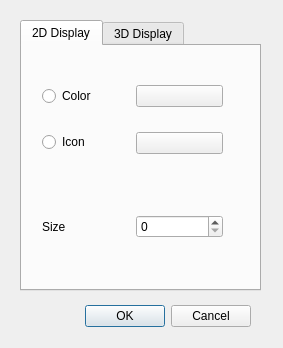
<?xml version="1.0" encoding="UTF-8"?>
<ui version="4.0">
 <class>AgentConfigurator</class>
 <widget class="QDialog" name="AgentConfigurator">
  <property name="geometry">
   <rect>
    <x>0</x>
    <y>0</y>
    <width>283</width>
    <height>348</height>
   </rect>
  </property>
  <property name="windowTitle">
   <string>Dialog</string>
  </property>
  <widget class="QDialogButtonBox" name="buttonBox">
   <property name="geometry">
    <rect>
     <x>30</x>
     <y>300</y>
     <width>221</width>
     <height>32</height>
    </rect>
   </property>
   <property name="orientation">
    <enum>Qt::Horizontal</enum>
   </property>
   <property name="standardButtons">
    <set>QDialogButtonBox::Cancel|QDialogButtonBox::Ok</set>
   </property>
  </widget>
  <widget class="QTabWidget" name="tabWidget">
   <property name="geometry">
    <rect>
     <x>20</x>
     <y>20</y>
     <width>241</width>
     <height>271</height>
    </rect>
   </property>
   <property name="currentIndex">
    <number>0</number>
   </property>
   <widget class="QWidget" name="Display2D">
    <attribute name="title">
     <string>2D Display</string>
    </attribute>
    <widget class="QWidget" name="horizontalLayoutWidget">
     <property name="geometry">
      <rect>
       <x>20</x>
       <y>20</y>
       <width>181</width>
       <height>107</height>
      </rect>
     </property>
     <layout class="QHBoxLayout" name="horizontalLayout">
      <item>
       <layout class="QVBoxLayout" name="verticalLayout">
        <item>
         <widget class="QRadioButton" name="colorButton">
          <property name="text">
           <string>Color</string>
          </property>
         </widget>
        </item>
        <item>
         <widget class="QRadioButton" name="iconButton">
          <property name="text">
           <string>Icon</string>
          </property>
         </widget>
        </item>
       </layout>
      </item>
      <item>
       <layout class="QVBoxLayout" name="verticalLayout_2">
        <item>
         <widget class="QPushButton" name="colorChooserButton">
          <property name="text">
           <string/>
          </property>
         </widget>
        </item>
        <item>
         <widget class="QPushButton" name="iconChooserButton">
          <property name="text">
           <string/>
          </property>
         </widget>
        </item>
       </layout>
      </item>
     </layout>
    </widget>
    <widget class="QWidget" name="horizontalLayoutWidget_2">
     <property name="geometry">
      <rect>
       <x>20</x>
       <y>150</y>
       <width>181</width>
       <height>61</height>
      </rect>
     </property>
     <layout class="QHBoxLayout" name="horizontalLayout_2">
      <item>
       <widget class="QLabel" name="label_2">
        <property name="text">
         <string>Size</string>
        </property>
       </widget>
      </item>
      <item>
       <widget class="QSpinBox" name="size2D">
        <property name="maximum">
         <number>1000</number>
        </property>
       </widget>
      </item>
     </layout>
    </widget>
   </widget>
   <widget class="QWidget" name="Display3D">
    <attribute name="title">
     <string>3D Display</string>
    </attribute>
    <widget class="QWidget" name="horizontalLayoutWidget_6">
     <property name="geometry">
      <rect>
       <x>10</x>
       <y>40</y>
       <width>201</width>
       <height>63</height>
      </rect>
     </property>
     <layout class="QHBoxLayout" name="horizontalLayout_6">
      <item>
       <widget class="QLabel" name="label">
        <property name="text">
         <string>Model</string>
        </property>
       </widget>
      </item>
      <item>
       <widget class="QLineEdit" name="model3DFilename"/>
      </item>
      <item>
       <widget class="QPushButton" name="model3DButton">
        <property name="text">
         <string>...</string>
        </property>
       </widget>
      </item>
     </layout>
    </widget>
    <widget class="QWidget" name="verticalLayoutWidget_3">
     <property name="geometry">
      <rect>
       <x>100</x>
       <y>130</y>
       <width>101</width>
       <height>101</height>
      </rect>
     </property>
     <layout class="QVBoxLayout" name="verticalLayout_3">
      <item>
       <layout class="QHBoxLayout" name="horizontalLayout_3">
        <item>
         <widget class="QLabel" name="label_3">
          <property name="text">
           <string>X</string>
          </property>
         </widget>
        </item>
        <item>
         <widget class="QDoubleSpinBox" name="xSize">
          <property name="minimum">
           <double>0.010000000000000</double>
          </property>
          <property name="value">
           <double>1.000000000000000</double>
          </property>
         </widget>
        </item>
       </layout>
      </item>
      <item>
       <layout class="QHBoxLayout" name="horizontalLayout_5">
        <item>
         <widget class="QLabel" name="label_5">
          <property name="text">
           <string>Y</string>
          </property>
         </widget>
        </item>
        <item>
         <widget class="QDoubleSpinBox" name="ySize">
          <property name="minimum">
           <double>0.010000000000000</double>
          </property>
          <property name="value">
           <double>1.000000000000000</double>
          </property>
         </widget>
        </item>
       </layout>
      </item>
      <item>
       <layout class="QHBoxLayout" name="horizontalLayout_4">
        <item>
         <widget class="QLabel" name="label_4">
          <property name="text">
           <string>Z</string>
          </property>
         </widget>
        </item>
        <item>
         <widget class="QDoubleSpinBox" name="zSize">
          <property name="minimum">
           <double>0.010000000000000</double>
          </property>
          <property name="value">
           <double>1.000000000000000</double>
          </property>
         </widget>
        </item>
       </layout>
      </item>
     </layout>
    </widget>
    <widget class="QLabel" name="label_6">
     <property name="geometry">
      <rect>
       <x>30</x>
       <y>150</y>
       <width>53</width>
       <height>15</height>
      </rect>
     </property>
     <property name="text">
      <string>Size</string>
     </property>
    </widget>
   </widget>
  </widget>
 </widget>
 <resources/>
 <connections>
  <connection>
   <sender>buttonBox</sender>
   <signal>accepted()</signal>
   <receiver>AgentConfigurator</receiver>
   <slot>accept()</slot>
   <hints>
    <hint type="sourcelabel">
     <x>248</x>
     <y>254</y>
    </hint>
    <hint type="destinationlabel">
     <x>157</x>
     <y>274</y>
    </hint>
   </hints>
  </connection>
  <connection>
   <sender>buttonBox</sender>
   <signal>rejected()</signal>
   <receiver>AgentConfigurator</receiver>
   <slot>reject()</slot>
   <hints>
    <hint type="sourcelabel">
     <x>316</x>
     <y>260</y>
    </hint>
    <hint type="destinationlabel">
     <x>286</x>
     <y>274</y>
    </hint>
   </hints>
  </connection>
 </connections>
</ui>
